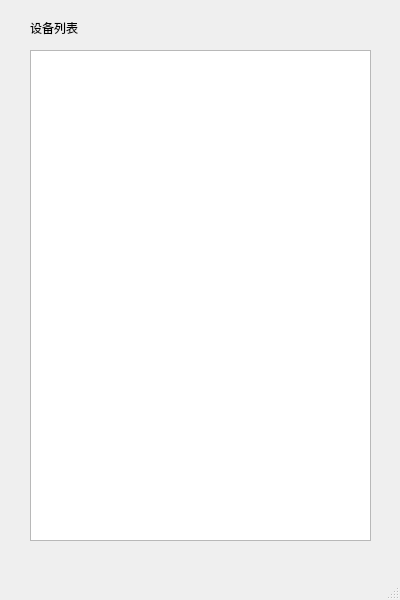
<?xml version="1.0" encoding="UTF-8"?>
<ui version="4.0">
 <class>devicelistwindow</class>
 <widget class="QMainWindow" name="devicelistwindow">
  <property name="geometry">
   <rect>
    <x>0</x>
    <y>0</y>
    <width>400</width>
    <height>600</height>
   </rect>
  </property>
  <property name="windowTitle">
   <string>MainWindow</string>
  </property>
  <widget class="QWidget" name="centralwidget">
   <widget class="QLabel" name="deviceLabel">
    <property name="geometry">
     <rect>
      <x>30</x>
      <y>20</y>
      <width>72</width>
      <height>15</height>
     </rect>
    </property>
    <property name="text">
     <string>设备列表</string>
    </property>
   </widget>
   <widget class="QListView" name="deviceList">
    <property name="geometry">
     <rect>
      <x>30</x>
      <y>50</y>
      <width>341</width>
      <height>491</height>
     </rect>
    </property>
   </widget>
  </widget>
  <widget class="QMenuBar" name="menubar">
   <property name="geometry">
    <rect>
     <x>0</x>
     <y>0</y>
     <width>400</width>
     <height>25</height>
    </rect>
   </property>
  </widget>
  <widget class="QStatusBar" name="statusbar"/>
 </widget>
 <resources/>
 <connections/>
</ui>
